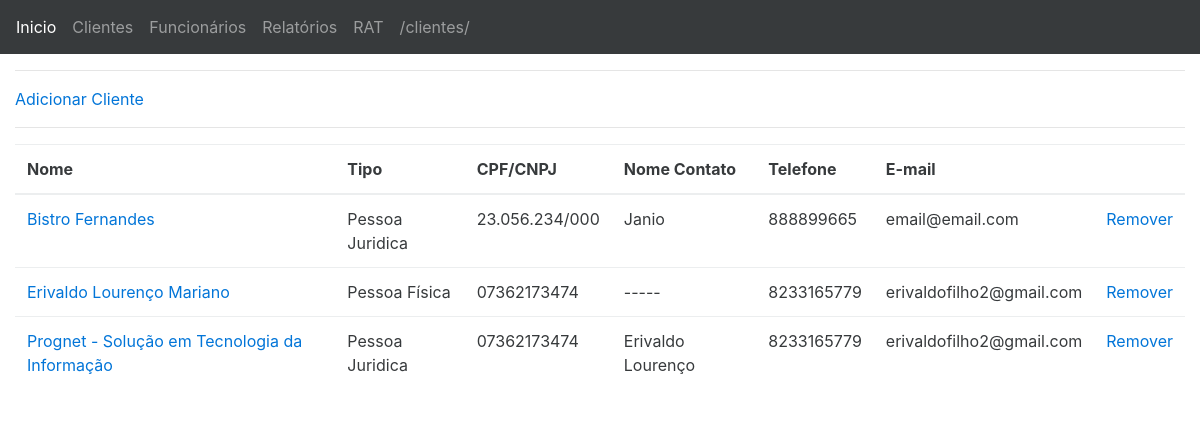
/clientes/, run on the app's committed database.
### app_cliente/models.py (models this page shows, shortened)
class Cliente(models.Model):
    nome = models.CharField(max_length=100)
    endereco = models.ForeignKey(Endereco, null=True,blank=True)
    contato = models.ForeignKey(Contato, null=True,blank=True)

class ClientePJ(Cliente):
    razao = models.CharField(max_length=100)# Razão social da empresa
    responsavel = models.CharField(max_length=50)
    cnpj = models.CharField(max_length=14)
    observacao = models.TextField()

class ClientePF(Cliente):
    cpf = models.CharField(max_length=14,blank=True)
    observacao = models.TextField(blank=True)

### app_comum/models.py (models this page shows, shortened)
class Contato(models.Model):
    tel_fixo = models.CharField(max_length=13,blank=True, null=True)
    tel_celular = models.CharField(max_length=14)
    email = models.EmailField(null=True)

### app_cliente/views.py (the view)
# urls.py: url(r'^clientes/', include('app_cliente.urls')),
def clientes(request):
    clientes = Cliente.objects.all()
    return render(request,'clientes.html',{
                'clientes': clientes,
                })

### app_cliente/templates/clientes.html (shortened to what this page needs)
{% extends "base.html" %}
{% block content %}
<hr>
<a href="/clientes/add_cliente">Adicionar Cliente</a>
<hr>
<table class="table">
	<thead>
		<tr>
			<th>Nome</th>
			<th>Tipo</th>
			<th>CPF/CNPJ</th>
			<th>Nome Contato</th>
			<th>Telefone</th>
			<th>E-mail</th>
			<th></th>
		</tr>
	</thead>
	<tbody>
		{%for cliente in clientes%}
		<tr>
			<td><a href="/clientes/{{cliente.id}}/info_cliente">{{cliente.nome}}</a></td>
			{% if cliente.clientepf %}
			<td>Pessoa Física</td>
			<td>{{cliente.clientepf.cpf}}</td>
			{% elif cliente.clientepj%}
			<td>Pessoa Juridica</td>
			<td>{{cliente.clientepj.cnpj}}</td>
			{% endif %}
			<td>{{cliente.clientepj.responsavel|default:"-----"}}</td>
			<td>{{cliente.contato.tel_celular}}</td>
			<td>{{cliente.contato.email}}</td>
			<td><a href="/clientes/{{cliente.id}}/delete_cliente">Remover</a></td>
		</tr>
		{% endfor %}
	</tbody>
</table>
{% endblock %}

### data on the page
Cliente: nome "Bistro Fernandes", clientepj.cnpj "23.056.234/000", clientepj.responsavel "Janio", contato.tel_celular "888899665", contato.email "email@email.com"
Cliente: nome "Erivaldo Lourenço Mariano", clientepf.cpf "07362173474", clientepj.responsavel "-----", contato.tel_celular "8233165779", contato.email "erivaldofilho2@gmail.com"
Cliente: nome "Prognet - Solução em Tecnologia da Informação", clientepj.cnpj "07362173474", clientepj.responsavel "Erivaldo Lourenço", contato.tel_celular "8233165779", contato.email "erivaldofilho2@gmail.com"

### other printed values
{{ request.path }} "/clientes/"
